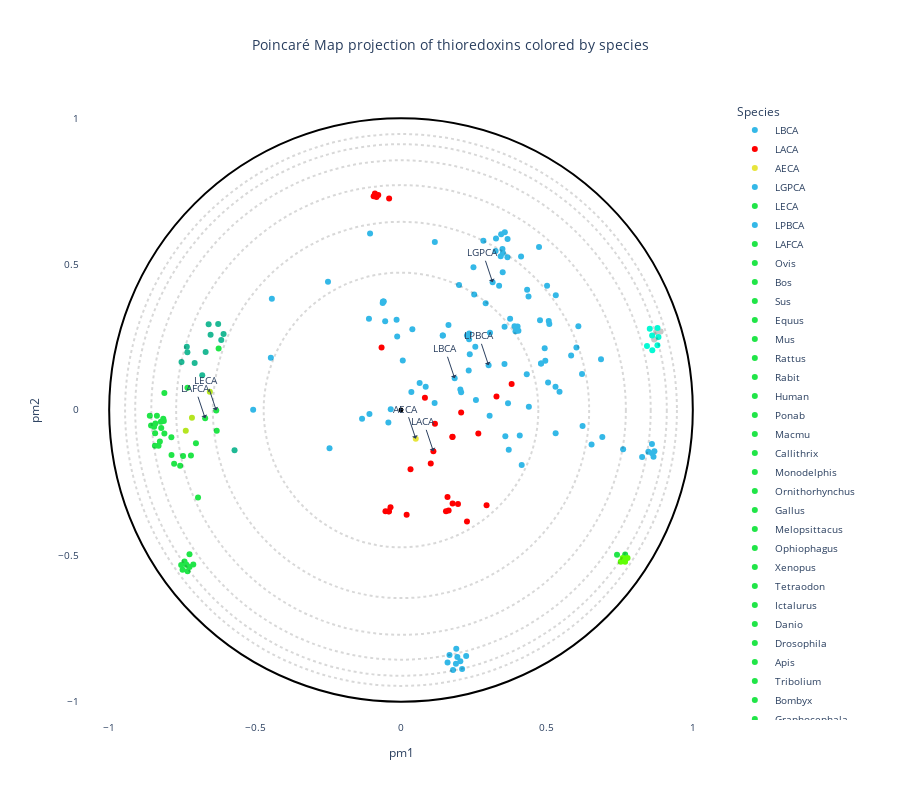

Notebook code for this chart:
### Code cell
trace2 = plot_embedding_interactive(df, 
                                    labels_name = 'Species',#'1_Group',#'2_Gene', 
                                    show_text=True, 
                                    color_palette = trx_palette,
                                    title = "Poincaré Map projection of thioredoxins colored by species", 
                                    fontsize = 10,
                                    labels_text= ['LBCA', 'LACA', 'AECA', 'LGPCA', 'LECA', 'LPBCA', 'LAFCA'], 

                                    #second_labels_name = "2_Gene", 
                                    #labels_text = ["RPS6KA1_1", "RPS6KA2_1", "RPS6KA5_1", "RPS6KB2", "RPS6KA1_2", "RPS6KA2_2",  "RPS6KA3_2",  "RPS6KA5_2"] # some sequences of AGC first domain and CAMK second domain (mentionned in the article) to label
                                    #labels_text = ["CLK3_HUMAN", "SRPK3_HUMAN", "HIPK1_HUMAN","CSK22_HUMAN"] # some CMGC kinase
                              )
trace2.write_image(path_to_figures+"/Thioredoxins_by_species.pdf")
trace2.show()
